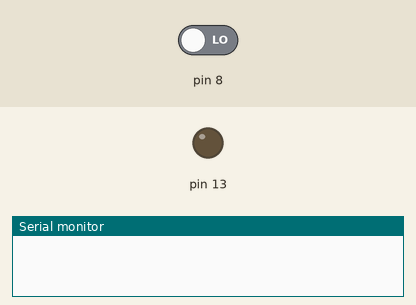
Recording of a sketch running on a simulated Arduino Uno, built with avr-gcc and run on an emulated ATmega328P. Shown: output pins drawn as LEDs (lit = HIGH), the last lines printed to the serial monitor. The test bench sets the inputs (shaded band); at power-on: pin 8 LOW.

Above: at 1.2 s.
1.3 s: pin 8 driven HIGH
At 2.3 s:
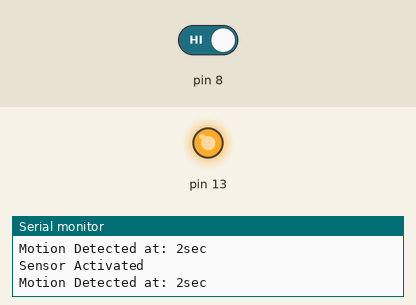
2.8 s: pin 8 driven LOW
At 3.8 s:
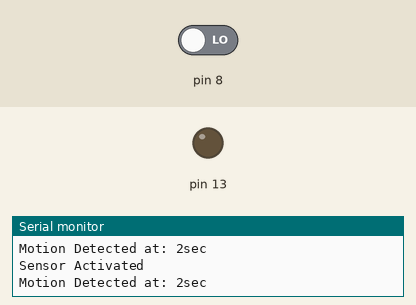
Timing chart, 0 to 5.8 s (numbered marks = the images above; inputs shaded):
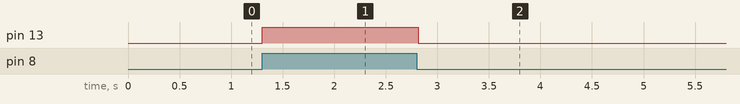

Measured:
- after the input at 1.3 s, pin 13: LOW → HIGH at once
- after the input at 2.8 s, pin 13: HIGH → LOW at once

The sketch:

week5a.ino
```cpp
int sensordata;
void setup() {
  pinMode(13,OUTPUT);
  pinMode(8,INPUT);
  Serial.begin(9600);
}

void loop() {
  sensordata = digitalRead(8);
  if(sensordata == HIGH){
    digitalWrite(13,HIGH);
    Serial.println("Sensor Activated");
    Serial.print("Motion Detected at: ");
    Serial.print(millis()/1000);
    Serial.println("sec");
    delay(50);
  }else{
    digitalWrite(13,LOW);
  }
  delay(10);
}
```
